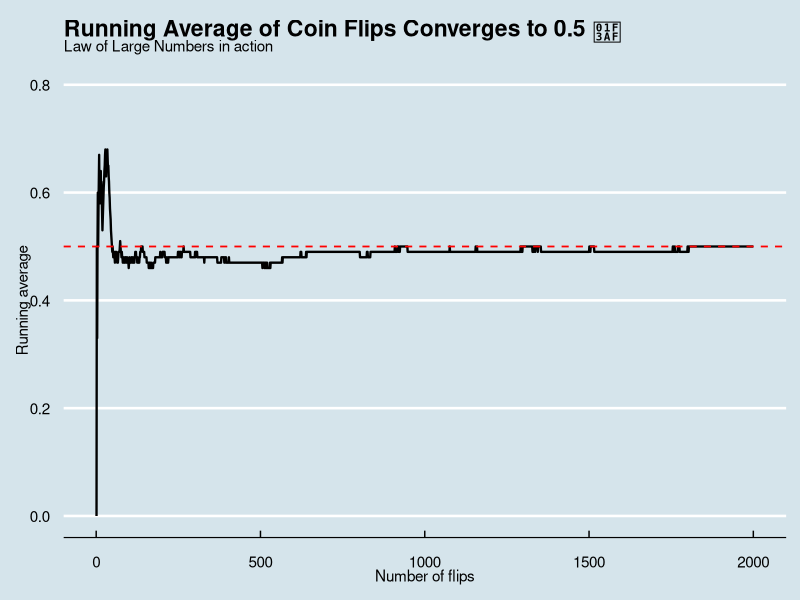

Write R code to recreate this figure.
## ---- chunk 1
library(ggplot2)

# seed

set.seed(123)

# number of flips
n <- 2000 

# trials
x <- rbinom(n, size = 1, prob = 0.5)  # Heads=1, Tails=0

# cummulative means
running_mean <- cumsum(x) / seq_along(x)

df <- data.frame(
  trial = 1:n,
  running_mean = round(running_mean, 2))
## ---- chunk 2
df |> 
  dplyr::select(trial,running_mean) |>
  dplyr::slice_head(n = 10)
## ---- chunk 3
df |> 
  dplyr::select(trial,running_mean) |>
  dplyr::slice_tail(n = 10)
## ---- chunk 4
df |>
  ggplot(aes(trial, running_mean)) +
  geom_line(linewidth = 0.8) +
  geom_hline(yintercept = 0.5, 
             linetype = "dashed",
             color = "red", 
             linewidth = 0.6) +
  scale_y_continuous(limits = c(0, 0.8)) +
  labs(
    title = "Running Average of Coin Flips Converges to 0.5 🎯",
    subtitle = "Law of Large Numbers in action",
    x = "Number of flips",
    y = "Running average"
  ) +
  ggthemes::theme_economist()
